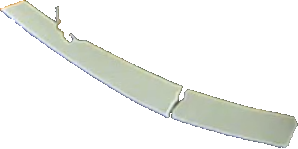
#> input picture test.png, 298 x 149 px
$ python rotate_img.py test.png out
#> lines starting #> are read from the running program, lines starting #| are printed output that depends on the picture
from sys import argv
import numpy as np
import cv2
from pathlib import Path
import os

if __name__ == '__main__':
    file_name = argv[1]
    out_dir = argv[2]
    print(f'reading {file_name}')
    img = cv2.imread(file_name)
#> img is the input picture: shape (149, 298, 3); mean B, G, R 237.9, 241.6, 239.8
    result_img = cv2.rotate(img, cv2.ROTATE_90_COUNTERCLOCKWISE)
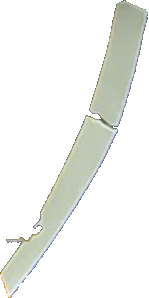
#> result_img: shape (298, 149, 3); mean B, G, R 237.9, 241.6, 239.8
    os.makedirs(out_dir, exist_ok= True)
    out_name = out_dir + '/' + Path(file_name).name
    print(f'writing to {out_name}')
    cv2.imwrite(out_name, result_img)
